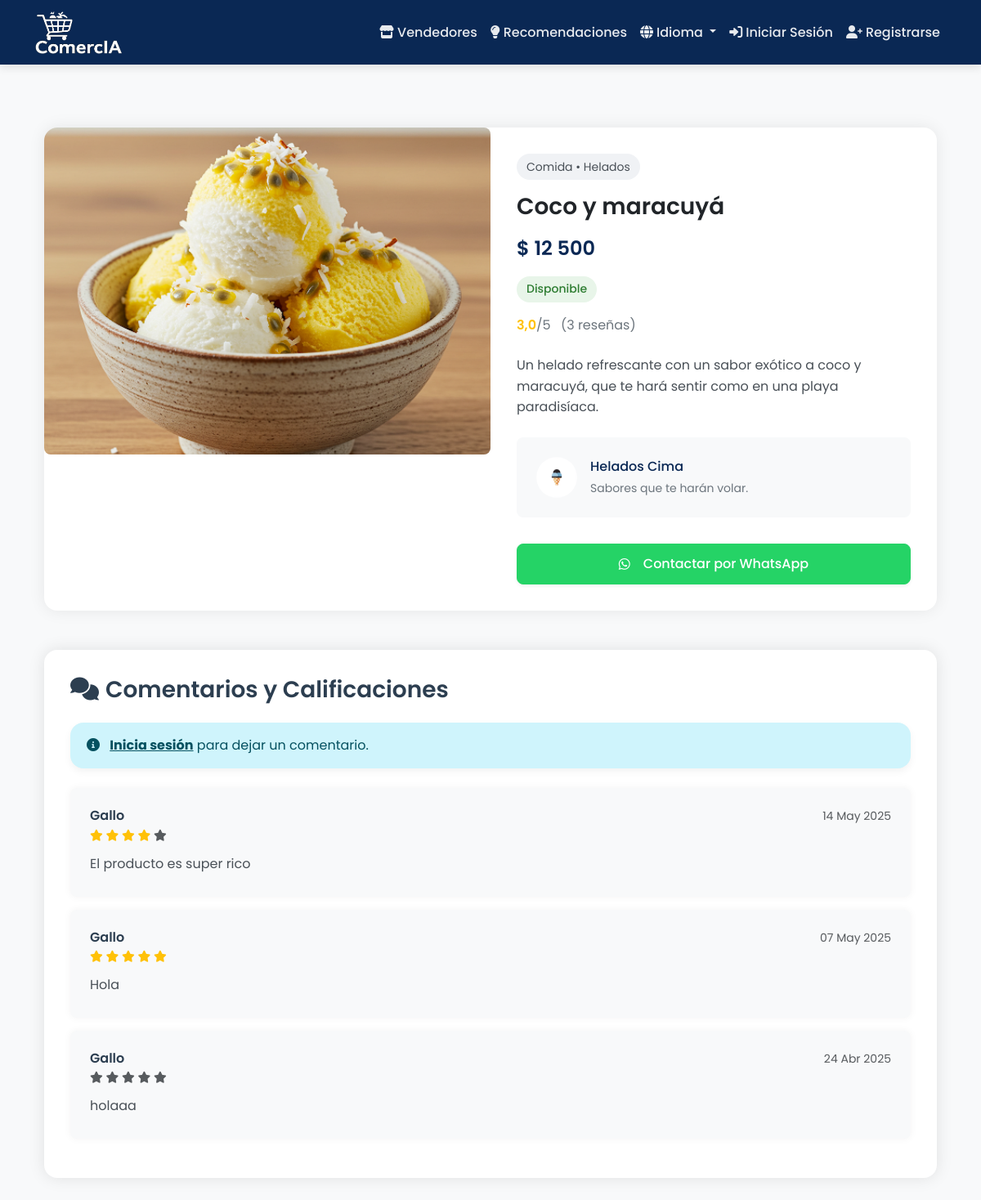
Page /es/product/71/ on the committed database.
### products/models.py (models this page shows, shortened)
class Product(models.Model):
    CATEGORY_CHOICES = [
        ('Comida', 'Comida'),
        ('Ropa', 'Ropa'),
        ('Tecnología', 'Tecnología'),
        ('Libros', 'Libros'),
        ('Otros', 'Otros'),
    ]
    CONDITION_CHOICES = [
        ('Nuevo', 'Nuevo'),
        ('Usado', 'Usado'),
        ('Buen estado', 'Buen estado'),
    ]
    FOOD_TYPE_CHOICES = [
        ('Panadería', 'Panadería'),
        ('Galletas', 'Galletas'),
        ('Repostería', 'Repostería'),
        ('Frutas', 'Frutas'),
        ('Frituras', 'Frituras'),
        ('Dulces', 'Dulces'),
        ('Helados', 'Helados'),
        ('Snacks', 'Snacks'),
        ('Comida rápida', 'Comida rápida'),
        ('Otros', 'Otros'),
    ]
    name = models.CharField(
        max_length=255,
        verbose_name=_('Nombre'),
        help_text=_('Nombre del producto')
    )
    name_en = models.CharField(
        max_length=255,
        verbose_name='Nombre (English)',
        help_text='Product name in English',
        blank=True,
        null=True
    )
    category = models.CharField(
        max_length=50,
        choices=CATEGORY_CHOICES,
        verbose_name='Categoría',
        null=True,
        blank=True
    )
    food_type = models.CharField(
        max_length=50,
        choices=FOOD_TYPE_CHOICES,
        verbose_name='Tipo de Comida',
        blank=True,
        null=True
    )
    description = models.TextField(
        verbose_name=_('Descripción'),
        help_text=_('Describe tu producto detalladamente')
    )
    description_en = models.TextField(
        verbose_name='Descripción (English)',
        help_text='Describe your product in English',
        blank=True,
        null=True
    )
    price = models.DecimalField(
        max_digits=10,
        decimal_places=2,
        validators=[MinValueValidator(0.01)],
        verbose_name=_('Precio'),
        help_text=_('Precio en pesos colombianos')
    )
    published_at = models.DateTimeField(
        default=timezone.now,
        verbose_name=_('Fecha de publicación')
    )
    condition = models.CharField(
        max_length=50,
        choices=CONDITION_CHOICES,
        verbose_name=_('Estado'),
        blank=True,
        null=True
    )
    image = models.ImageField(
        upload_to='products/',
        verbose_name=_('Imagen'),
        help_text=_('Imagen del producto')
    )
    seller = models.ForeignKey(
        User,
        on_delete=models.CASCADE,
        verbose_name=_('Vendedor'),
        related_name='products'
    )
    available = models.BooleanField(
        default=True,
        verbose_name=_('Disponible')
    )
    class Meta:
        verbose_name = 'Producto'
        verbose_name_plural = 'Productos'
        ordering = ['-published_at']
        indexes = [
            models.Index(fields=['name']),
            models.Index(fields=['category']),
            models.Index(fields=['available']),
        ]
    @property
    def average_rating(self):
        comments = self.comments.all()
        if not comments:
            return 0
        return round(sum(comment.rating for comment in comments) / len(comments), 1)
    @property
    def total_ratings(self):
        return self.comments.count()

class Comment(models.Model):
    product = models.ForeignKey(
        Product,
        on_delete=models.CASCADE,
        related_name='comments'
    )
    user = models.ForeignKey(
        User,
        on_delete=models.CASCADE,
        related_name='comments'
    )
    text = models.TextField(
        max_length=500,
        verbose_name='Comentario'
    )
    rating = models.PositiveSmallIntegerField(
        verbose_name='Calificación',
        validators=[MinValueValidator(0), MaxValueValidator(5)],
        help_text='Calificación de 0 a 5 estrellas'
    )
    created_at = models.DateTimeField(
        default=timezone.now,
        verbose_name='Fecha de publicación'
    )
    class Meta:
        ordering = ['-created_at']
        verbose_name = 'Comentario'
        verbose_name_plural = 'Comentarios'

### seller_profiles/models.py (models this page shows, shortened)
class SellerProfile(models.Model):
    user = models.OneToOneField(
        User,
        on_delete=models.CASCADE,
        related_name='seller_profile'
    )
    profile_image = models.ImageField(
        upload_to='profiles/',
        verbose_name=_('Foto de perfil'),
        null=True,
        blank=True
    )
    store_name = models.CharField(
        max_length=100,
        verbose_name=_('Nombre de la tienda'),
        help_text=_('Nombre que se mostrará en tu perfil de vendedor')
    )
    slogan = models.CharField(
        max_length=200,
        verbose_name=_('Slogan'),
        help_text=_('Una frase corta que describa tu tienda'),
        blank=True,
        null=True
    )
    slogan_en = models.CharField(
        max_length=200,
        verbose_name=_('Slogan (English)'),
        help_text=_('English version of your store slogan'),
        blank=True,
        null=True
    )
    description = models.TextField(
        verbose_name=_('Descripción'),
        help_text=_('Describe tu tienda y los productos que vendes')
    )
    description_en = models.TextField(
        verbose_name=_('Descripción (English)'),
        help_text=_('Describe your store and products (English)'),
        blank=True,
        null=True
    )
    whatsapp = models.CharField(
        max_length=15,
        verbose_name=_('WhatsApp'),
        help_text=_('Ingresa tu número de WhatsApp con código de país (ej: 573001234567)'),
        blank=True,
        null=True
    )
    class Meta:
        verbose_name = 'Perfil de vendedor'
        verbose_name_plural = 'Perfiles de vendedores'
    def get_whatsapp_link(self, product_name=None):
        if not self.whatsapp:
            return None
        base_url = f"https://wa.me/{self.whatsapp}"
        if product_name:
            message = f"Hola, estoy interesado en el producto: {product_name}. ¿Podrías darme más información?"
            return f"{base_url}?text={urllib.parse.quote(message)}"
        return base_url

### products/views.py (the view)
# urls.py: path('product/<int:product_id>/', products_views.product_detail, name='product_detail'),
def product_detail(request, product_id):
    product = get_object_or_404(Product, id=product_id)
    comments = product.comments.all().order_by('-created_at')
    comment_form = CommentForm() if request.user.is_authenticated else None
    is_favorite = False
    if request.user.is_authenticated:
        is_favorite = Favorite.objects.filter(user=request.user, product=product).exists()
    seller_profile = None
    whatsapp_link = None
    try:
        seller_profile = product.seller.seller_profile
        if seller_profile and seller_profile.whatsapp:
            whatsapp_link = seller_profile.get_whatsapp_link(product.name)
    except SellerProfile.DoesNotExist:
        pass
    return render(request, 'products/product_detail.html', {
        'product': product,
        'comments': comments,
        'comment_form': comment_form,
        'is_favorite': is_favorite,
        'seller_profile': seller_profile,
        'whatsapp_link': whatsapp_link
    })

### products/templates/products/product_detail.html (shortened to what this page needs)
{% extends 'products/base.html' %}
{% load humanize %}
{% load form_tags %}
{% load i18n %}
{% block content %}
<section class="product-section">
    <div class="container">
        <div class="product-card">
            <div class="row g-0">
                <div class="col-md-6">
                    {% if product.image %}
                        <img src="{{ product.image.url }}"
                             alt="{{ product.name }}"
                             class="product-image"
                             onclick="openImageModal('{{ product.image.url }}')">
                    {% endif %}
                </div>
                <div class="col-md-6">
                    <div class="product-info">
                        <div class="product-category">
                            {{ product.get_category_display }}
                            {% if product.food_type %}
                                • {{ product.get_food_type_display }}
                            {% endif %}
                        </div>
                        {% get_current_language as LANGUAGE_CODE %}
                        <h1 class="product-title">{% if LANGUAGE_CODE == 'en' and product.name_en %}{{ product.name_en }}{% else %}{{ product.name }}{% endif %}</h1>
                        <div class="product-price">$ {{ product.price|floatformat:0|intcomma }}</div>
                        <span class="availability-badge {% if product.available %}badge-available{% else %}badge-unavailable{% endif %}">
                            {% if product.available %}{% trans "Disponible" %}{% else %}{% trans "No disponible" %}{% endif %}
                        </span>
                        {% if product.total_ratings > 0 %}
                            <div class="product-rating">
                                <span class="rating-value">{{ product.average_rating }}</span>/5
                                <span class="ms-2">({{ product.total_ratings }} {% trans "reseñas" %})</span>
                            </div>
                            {% endif %}
                        <div class="product-description">
                            {% if LANGUAGE_CODE == 'en' and product.description_en %}
                                {{ product.description_en|linebreaks }}
                            {% else %}
                                {{ product.description|linebreaks }}
                            {% endif %}
                        </div>
                        <div class="seller-info">
                            <a href="{% url 'public_profile' product.seller.id %}" class="seller-link-wrapper">
                                        {% if seller_profile.profile_image %}
                                            <img src="{{ seller_profile.profile_image.url }}"
                                                 alt="{{ seller_profile.store_name }}"
                                         class="seller-image">
                                        {% else %}
                                    <div class="seller-image d-flex align-items-center justify-content-center bg-secondary">
                                        <i class="fas fa-store text-white"></i>
                                            </div>
                                        {% endif %}
                                <div class="seller-details">
                                    <span class="seller-name">
                                        {{ seller_profile.store_name|default:product.seller.username }}
                                    </span>
                                            {% if seller_profile.slogan %}
                                        <p class="seller-slogan">{{ seller_profile.slogan }}</p>
                                            {% endif %}
                                    </div>
                                </a>
                        </div>
                        <div class="action-buttons">
                            {% if user == product.seller %}
                                <a href="{% url 'edit_product' product.id %}" class="btn btn-primary btn-action">
                                    <i class="fas fa-edit me-2"></i>{% trans "Editar producto" %}
                                </a>
                                <a href="{% url 'delete_product' product.id %}" class="btn btn-outline-danger btn-action">
                                    <i class="fas fa-trash me-2"></i>{% trans "Eliminar producto" %}
                                </a>
                                    {% else %}
                                {% if whatsapp_link %}
                                    <a href="{{ whatsapp_link }}"
                                       class="btn btn-success btn-action whatsapp-button"
                                       onclick="registerWhatsappClick({{ seller_profile.id }})"
                                       target="_blank"
                                       rel="noopener noreferrer">
                                        <i class="fab fa-whatsapp me-2"></i>{% trans "Contactar por WhatsApp" %}
                                    </a>
                                {% endif %}
                            {% endif %}
                        </div>
                    </div>
                </div>
            </div>
        </div>
        <div class="comments-section mt-5">
            <h3 class="mb-4">
                <i class="fas fa-comments me-2"></i>{% trans "Comentarios y Calificaciones" %}
            </h3>
            {% if user.is_authenticated %}
                <div class="comment-form-card mb-4">
                    <form method="post" action="{% url 'add_comment' product.id %}" class="comment-form">
                    {% csrf_token %}
                        <div class="form-group mb-3">
                            <div class="star-rating-container">
                                <label class="star-rating-label">{% trans "Calificación:" %}</label>
                                <div class="stars">
                                    <span class="star" data-rating="1"><i class="far fa-star"></i></span>
                                    <span class="star" data-rating="2"><i class="far fa-star"></i></span>
                                    <span class="star" data-rating="3"><i class="far fa-star"></i></span>
                                    <span class="star" data-rating="4"><i class="far fa-star"></i></span>
                                    <span class="star" data-rating="5"><i class="far fa-star"></i></span>
                                </div>
                                <input type="hidden" name="rating" id="id_rating" value="0" required>
                            </div>
                            <div class="invalid-feedback d-none" id="rating-error">
                                {% trans "Por favor, selecciona una calificación." %}
                            </div>
                        </div>
                        <div class="mb-3">
                            <textarea name="text" class="form-control" rows="3" placeholder="{% trans 'Escribe tu comentario aquí...' %}" required></textarea>
                    </div>
                        <button type="submit" class="btn btn-primary">
                            <i class="fas fa-paper-plane me-2"></i>{% trans "Publicar Comentario" %}
                    </button>
                </form>
                </div>
            {% else %}
                <div class="alert alert-info">
                    <i class="fas fa-info-circle me-2"></i>
                    <a href="{% url 'login' %}" class="alert-link">{% trans "Inicia sesión" %}</a> {% trans "para dejar un comentario." %}
                </div>
            {% endif %}
            <div class="comments-list">
            {% for comment in comments %}
                    <div class="comment-card mb-3">
                        <div class="comment-header d-flex justify-content-between align-items-start">
                        <div>
                                <h6 class="mb-0">{{ comment.user.username }}</h6>
                                <div class="rating-display">
                                    {% for i in "12345" %}
                                        <i class="fas fa-star {% if i|add:'0' <= comment.rating %}text-warning{% else %}text-muted{% endif %}"></i>
                                {% endfor %}
                            </div>
                        </div>
                            <small class="text-muted">{{ comment.created_at|date:"d M Y" }}</small>
                    </div>
                        <p class="comment-text mb-1">{{ comment.text }}</p>
                </div>
            {% empty %}
                <p class="text-muted text-center">{% trans "No hay comentarios aún. ¡Sé el primero en comentar!" %}</p>
            {% endfor %}
            </div>
        </div>
    </div>
</section>
{% endblock %}

### rows in the picture
Product: image (picture), category "Comida", food_type "Helados", name "Coco y maracuyá", price "12 500", average_rating "3,0", total_ratings "3", description "Un helado refrescante con un sabor exótico a coco y maracuyá, que te hará sentir como en una playa paradisíaca."
SellerProfile: profile_image (picture), store_name "Helados Cima", slogan "Sabores que te harán volar."
Comment: user.username "Gallo", created_at "14 May 2025", text "El producto es super rico"
Comment: user.username "Gallo", created_at "07 May 2025", text "Hola"
Comment: user.username "Gallo", created_at "24 Abr 2025", text "holaaa"
